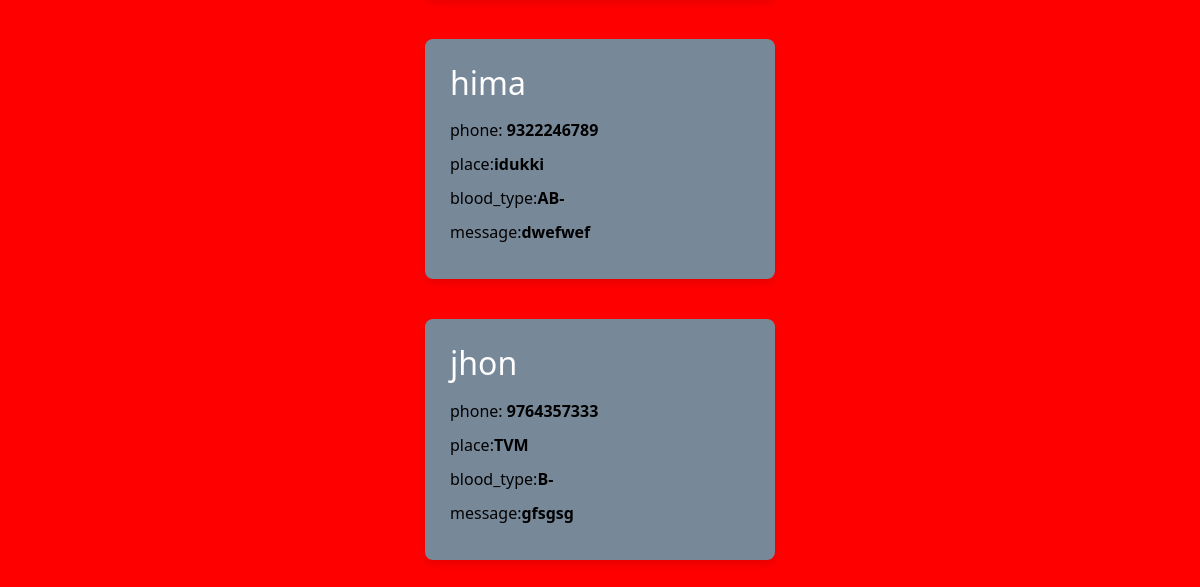
/view_request_blood (lower part), run on an earlier commit of the app's database.
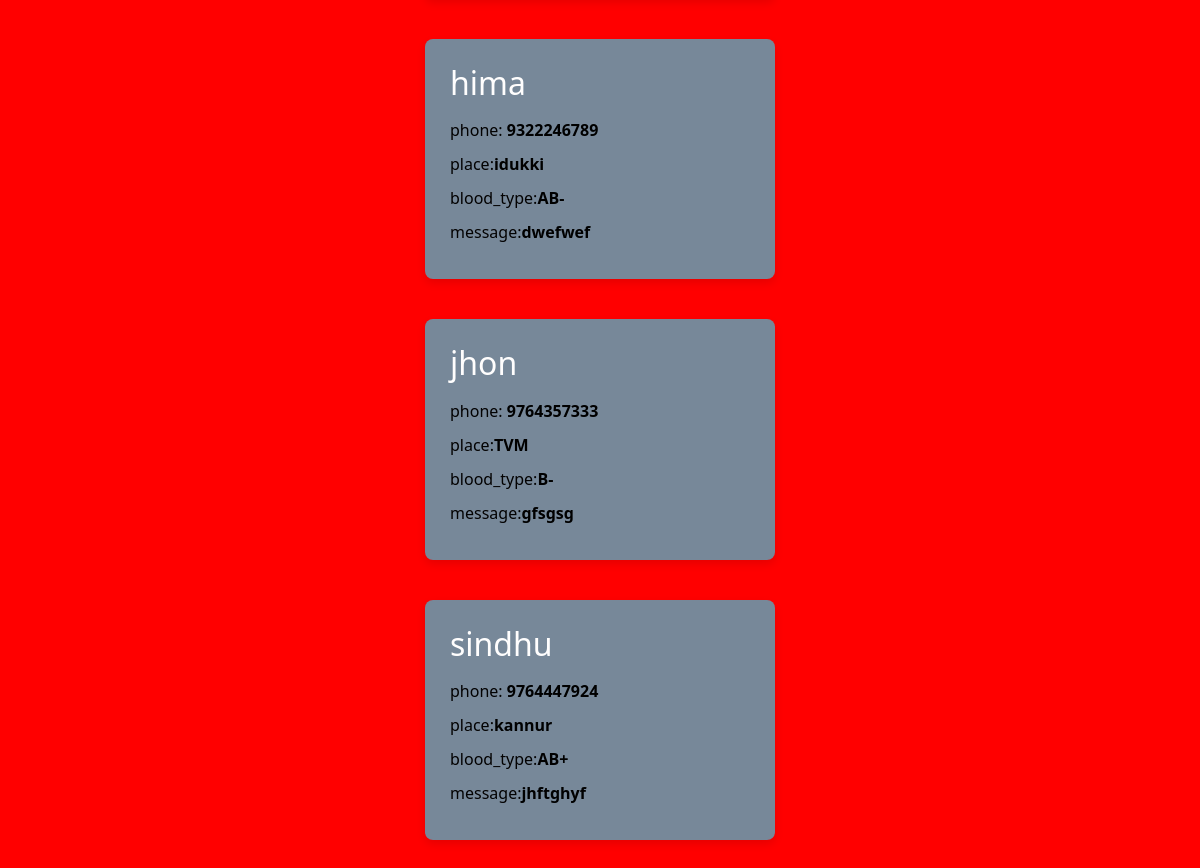
And on a later commit of the database.
### app/models.py (models this page shows, shortened)
class BloodDonationRequest(models.Model):
    BLOOD_TYPE_CHOICES = [
        ('A+', 'A+'),
        ('A-', 'A-'),
        ('B+', 'B+'),
        ('B-', 'B-'),
        ('O+', 'O+'),
        ('O-', 'O-'),
        ('AB+', 'AB+'),
        ('AB-', 'AB-'),
    ]
    name = models.CharField(max_length=255)
    phone = models.CharField(max_length=15)
    place = models.CharField(max_length=255)
    blood_type = models.CharField(max_length=3, choices=BLOOD_TYPE_CHOICES)
    message = models.TextField()
    is_active = models.BooleanField(default=True)
    created_at = models.DateTimeField(auto_now_add=True)

### app/views.py (the view, shortened to what this page needs)
# urls.py: path('view_request_blood',views.view_request_blood),
def view_request_blood(request):
    requests = BloodDonationRequest.objects.all()
    return render(request, 'admin/viewrequestblood.html', {'requests': requests})

### template/admin/viewrequestblood.html (shortened to what this page needs)
<!DOCTYPE html>
<html lang="en">
<head>
    <link href="https://cdn.jsdelivr.net/npm/bootstrap@5.3.3/dist/css/bootstrap.min.css" rel="stylesheet">
</head>
<body>
    <div class="container">
        <div class="row">
            {% for request in requests %}
            <div class="col-lg-12">
                <div class="col-lg-7">
                    <h1 class="mb-3">{{request.name}}</h1>
                    <p>phone: <span class="text-success fw-bold">{{request.phone}}</span></p>
                    <p>place:<span class="text-success fw-bold">{{request.place}}</span></p>
                    <p>blood_type:<span class="text-success fw-bold">{{request.blood_type}}</span></p>
                    <p>message:<span class="text-success fw-bold">{{request.message}}</span></p>
                </div>
            </div>
            {% endfor %}
        </div>
    </div>
</body>
</html>

What changed in the data, as far as the page shows it:
added BloodDonationRequest: name "sindhu", phone "9764447924", place "kannur", blood_type "AB+", message "jhftghyf"
